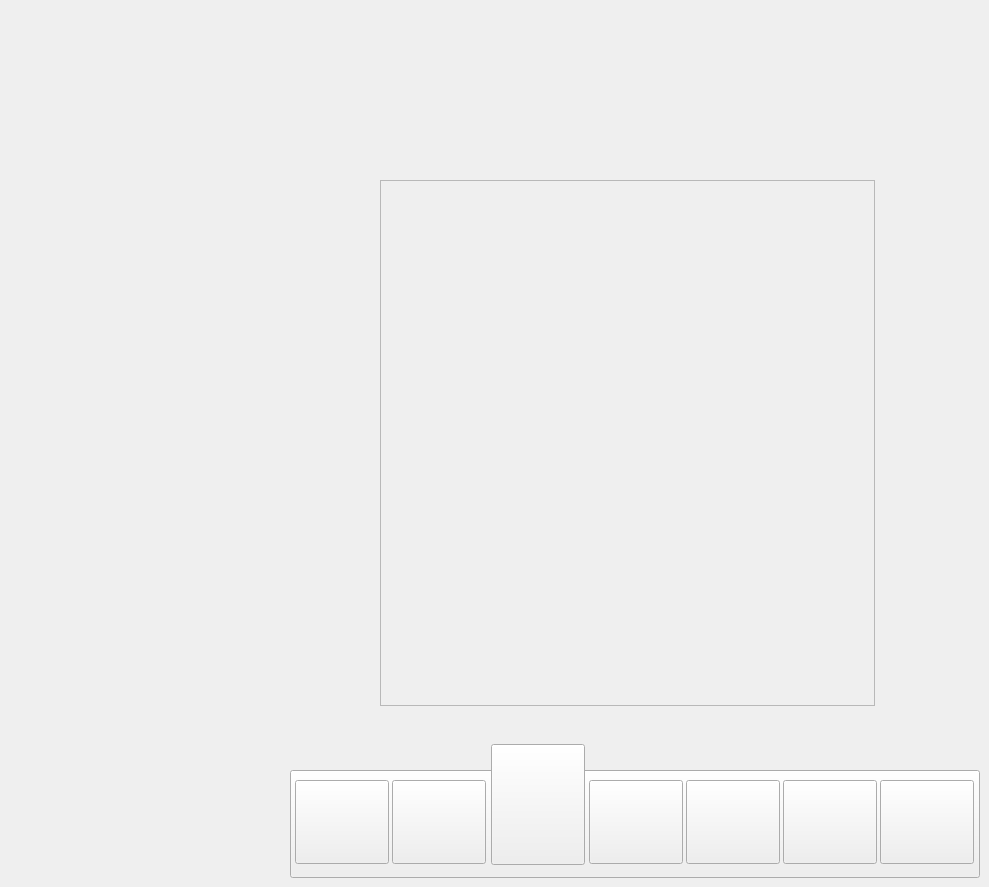
     <widget class="QWidget" name="NULL_2">
      <widget class="QPushButton" name="SolidBG_2">
       <property name="geometry">
        <rect>
         <x>290</x>
         <y>770</y>
         <width>690</width>
         <height>108</height>
        </rect>
       </property>
       <property name="styleSheet">
        <string notr="true">border-image: url(:/PNG/Asset 2.png);</string>
       </property>
       <property name="text">
        <string/>
       </property>
      </widget>
      <widget class="QPushButton" name="OS_RS02">
       <property name="geometry">
        <rect>
         <x>295</x>
         <y>780</y>
         <width>94</width>
         <height>84</height>
        </rect>
       </property>
       <property name="styleSheet">
        <string notr="true">border-image: url(:/PNG/Asset 7.png);</string>
       </property>
       <property name="text">
        <string/>
       </property>
      </widget>
      <widget class="QPushButton" name="M_RS02">
       <property name="geometry">
        <rect>
         <x>589</x>
         <y>780</y>
         <width>94</width>
         <height>84</height>
        </rect>
       </property>
       <property name="styleSheet">
        <string notr="true">border-image: url(:/PNG/Asset 10.png);</string>
       </property>
       <property name="text">
        <string/>
       </property>
      </widget>
      <widget class="QPushButton" name="ES_RS02">
       <property name="geometry">
        <rect>
         <x>783</x>
         <y>780</y>
         <width>94</width>
         <height>84</height>
        </rect>
       </property>
       <property name="styleSheet">
        <string notr="true">border-image: url(:/PNG/Asset 12.png);</string>
       </property>
       <property name="text">
        <string/>
       </property>
      </widget>
      <widget class="QPushButton" name="NS_RS02">
       <property name="geometry">
        <rect>
         <x>686</x>
         <y>780</y>
         <width>94</width>
         <height>84</height>
        </rect>
       </property>
       <property name="styleSheet">
        <string notr="true">border-image: url(:/PNG/Asset 11.png);</string>
       </property>
       <property name="text">
        <string/>
       </property>
      </widget>
      <widget class="QPushButton" name="DS_RS02">
       <property name="geometry">
        <rect>
         <x>392</x>
         <y>780</y>
         <width>94</width>
         <height>84</height>
        </rect>
       </property>
       <property name="styleSheet">
        <string notr="true">border-image: url(:/PNG/Asset 8.png);</string>
       </property>
       <property name="text">
        <string/>
       </property>
      </widget>
      <widget class="QPushButton" name="RS_RS02">
       <property name="geometry">
        <rect>
         <x>491</x>
         <y>744</y>
         <width>94</width>
         <height>121</height>
        </rect>
       </property>
       <property name="styleSheet">
        <string notr="true">border-image: url(:/PNG/34t.png);</string>
       </property>
       <property name="text">
        <string/>
       </property>
      </widget>
      <widget class="QPushButton" name="SS_RS02">
       <property name="geometry">
        <rect>
         <x>880</x>
         <y>780</y>
         <width>94</width>
         <height>84</height>
        </rect>
       </property>
       <property name="styleSheet">
        <string notr="true">border-image: url(:/PNG/Asset 13.png);</string>
       </property>
       <property name="text">
        <string/>
       </property>
      </widget>
      <widget class="QFrame" name="frame_73">
       <property name="geometry">
        <rect>
         <x>380</x>
         <y>180</y>
         <width>495</width>
         <height>526</height>
        </rect>
       </property>
       <property name="styleSheet">
        <string notr="true">border-image: url(:/PNG/Asset 21.png);</string>
       </property>
       <property name="frameShape">
        <enum>QFrame::Shape::StyledPanel</enum>
       </property>
       <property name="frameShadow">
        <enum>QFrame::Shadow::Raised</enum>
       </property>
      </widget>
     </widget>
